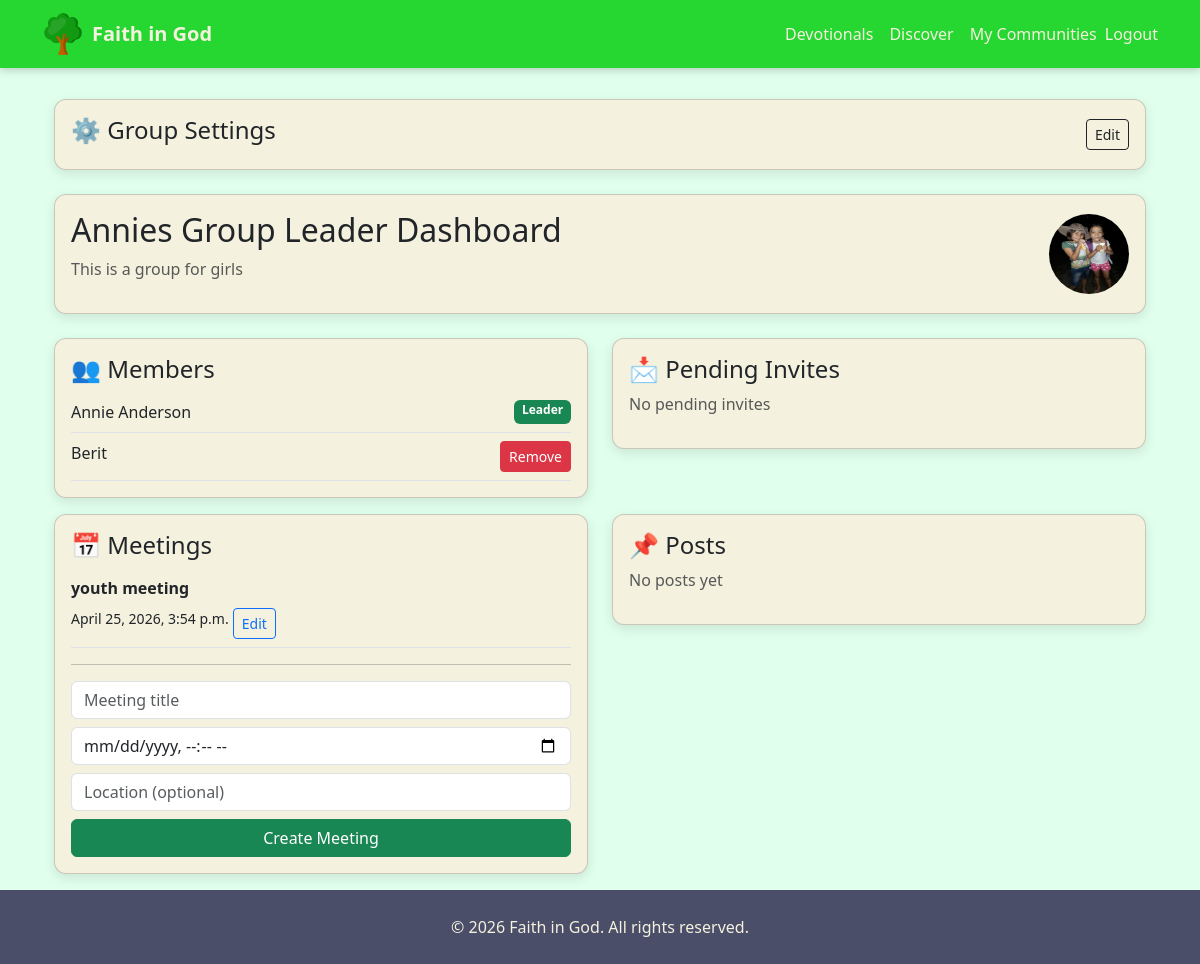
The page /groups/group/3/leader/ (signed in) on the database as committed earlier.
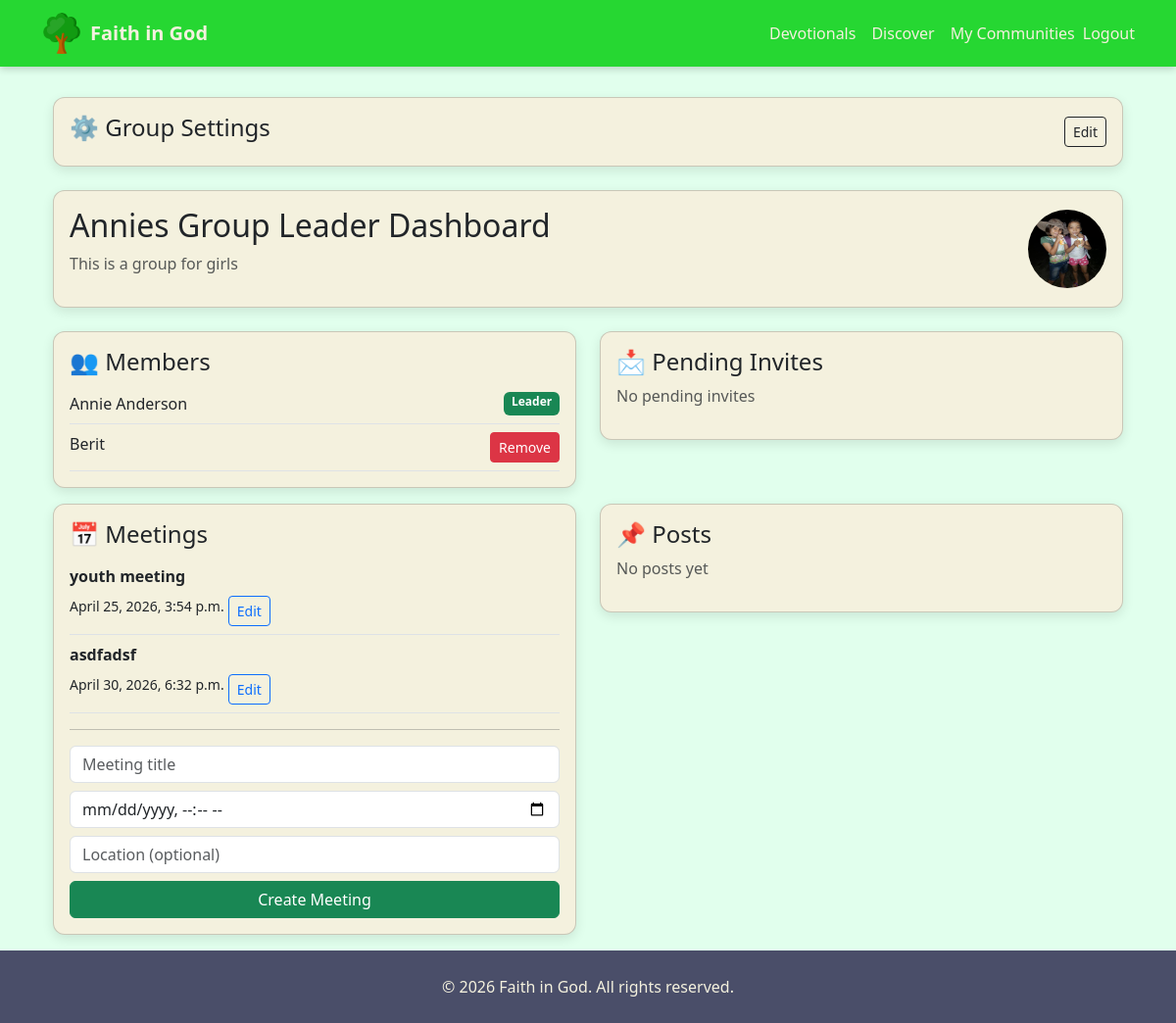
The same page on the database as committed later.
### engagement/models.py (models this page shows, shortened)
class GroupMember(models.Model):
    user = models.ForeignKey(User, on_delete=models.CASCADE, related_name="group_memberships")
    group = models.ForeignKey(Group, on_delete=models.CASCADE, related_name="members")
    joined_at = models.DateTimeField(auto_now_add=True)
    is_active = models.BooleanField(default=True)
    class Meta:
        unique_together = ("user", "group")

class Meeting(models.Model):
    group = models.ForeignKey(Group, on_delete=models.CASCADE, related_name="meetings")
    title = models.CharField(max_length=255)
    start_time = models.DateTimeField()
    end_time = models.DateTimeField(blank=True, null=True)
    location = models.CharField(max_length=255, blank=True)
    description = models.TextField(blank=True)
    created_at = models.DateTimeField(auto_now_add=True)
    class Meta:
        ordering = ["start_time"]

### accounts/models.py (models this page shows)
class User(AbstractUser):
    username = None
    first_name = None
    last_name = None
    full_name = models.CharField(max_length=255)
    phone = PhoneNumberField(
        unique=True,
        help_text="Use country code, e.g. +919876543210"
    )
    email = models.EmailField(
        unique=True,
        blank=True,
        null=True
    )
    ROLE_CHOICES = (
        ("member", "Member"),
        ("leader", "Leader"),
        ("pastor", "Pastor"),
        ("admin", "Admin"),
    )
    role = models.CharField(
        max_length=20,
        choices=ROLE_CHOICES,
        default="member"
    )
    is_verified = models.BooleanField(default=False)
    created_at = models.DateTimeField(auto_now_add=True)
    USERNAME_FIELD = "phone"
    REQUIRED_FIELDS = ["full_name"]
    objects = UserManager()
    def __str__(self):
        return self.full_name or str(self.phone)

### engagement/views.py (the view)
@login_required
def leader_dashboard(request, group_id):
    group = get_object_or_404(Group, id=group_id)
    if group.leader != request.user:
        return redirect("engagement:group_detail", group_id=group.id)
    members = GroupMember.objects.filter(group=group, is_active=True)
    pending_invites = GroupInvitation.objects.filter(group=group, accepted=False)
    meetings = Meeting.objects.filter(
        group=group,
        start_time__gte=timezone.now()
    ).order_by("start_time")
    return render(request, "engagement/leader_dashboard.html", {
        "group": group,
        "members": members,
        "pending_invites": pending_invites,
        "meetings": meetings,
    })

### content/context_processors.py (called while the page is built)
def global_updates(request):
    updates = Update.objects.filter(is_published=True).order_by("-created_at")
    return {"global_updates": updates}

### engagement/context_processors.py (called while the page is built)
def next_meeting(request):
    if not request.user.is_authenticated:
        return {}
    meeting = Meeting.objects.filter(
        group__members__user=request.user,
        group__members__is_active=True,
        start_time__gte=timezone.now()
    ).order_by("start_time").first()
    return {
        "next_group_meeting": meeting
    }

def user_groups(request):
    if request.user.is_authenticated:
        groups = GroupMember.objects.filter(
            user=request.user,
            is_active=True
        ).select_related("group")
        return {"user_groups": [gm.group for gm in groups]}
    return {}

def pending_invitations(request):
    if request.user.is_authenticated:
        invites = GroupInvitation.objects.filter(
            invited_user=request.user,
            accepted=False
        ).select_related("group")
        return {
            "pending_invites": invites,
            "pending_invites_count": invites.count()
        }
    return {}

### engagement/templates/engagement/leader_dashboard.html (shortened to what the changed rows need)
{% extends "base.html" %}
{% block content %}
<div class="container">
    <div class="card p-3 mb-4">
        <div class="d-flex justify-content-between align-items-center">
            <div>
                <h2>{{ group.name }} Leader Dashboard</h2>
            </div>
        </div>
    </div>
    <div class="row">
        <div class="col-md-6">
            <div class="card p-3 mb-3">
                {% for m in members %}
                    <div class="d-flex justify-content-between border-bottom py-2">
                        <span>{{ m.user }}</span>
                        {% if m.user == group.leader %}
                            <span class="badge bg-success">Leader</span>
                        {% else %}
                            <a href="{% url 'engagement:remove_member' group.id m.user.id %}"
                               class="btn btn-sm btn-danger">
                                Remove
                            </a>
                        {% endif %}
                    </div>
                {% empty %}
                    <p class="text-muted">No members yet</p>
                {% endfor %}
            </div>
        </div>
    </div>
    <div class="row">
<div class="col-md-6">
    <div class="card p-3 mb-3">
        {% for m in meetings %}
            <div class="border-bottom py-2">
                <strong>{{ m.title }}</strong><br>
                <small>{{ m.start_time }}</small>
                <button class="btn btn-sm btn-outline-primary mt-2"
                        type="button"
                        data-bs-toggle="collapse"
                        data-bs-target="#editMeeting{{ m.id }}">
                    Edit
                </button>
            </div>
        {% empty %}
            <p class="text-muted">No meetings yet</p>
        {% endfor %}
    </div>
</div>
    </div>
</div>
{% endblock %}

Rows that differ between the two databases and show on the page:
added Meeting: title "asdfadsf", start_time "April 30, 2026, 6:32 p.m."
